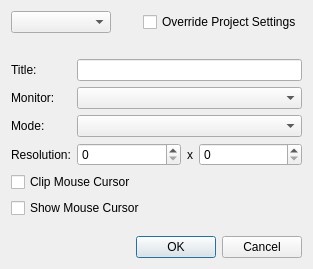
<?xml version="1.0" encoding="UTF-8"?>
<ui version="4.0">
 <class>ezQtWindowCfgDlg</class>
 <widget class="QDialog" name="ezQtWindowCfgDlg">
  <property name="geometry">
   <rect>
    <x>0</x>
    <y>0</y>
    <width>313</width>
    <height>269</height>
   </rect>
  </property>
  <property name="minimumSize">
   <size>
    <width>250</width>
    <height>200</height>
   </size>
  </property>
  <property name="maximumSize">
   <size>
    <width>350</width>
    <height>300</height>
   </size>
  </property>
  <property name="windowTitle">
   <string>Window Configuration</string>
  </property>
  <property name="windowIcon">
   <iconset resource="../QtResources/resources.qrc">
    <normaloff>:/EditorFramework/Icons/WindowConfig.svg</normaloff>:/EditorFramework/Icons/WindowConfig.svg</iconset>
  </property>
  <layout class="QVBoxLayout" name="verticalLayout">
   <item>
    <layout class="QHBoxLayout" name="horizontalLayout_2">
     <item>
      <widget class="QComboBox" name="m_ComboWnd">
       <property name="minimumSize">
        <size>
         <width>100</width>
         <height>0</height>
        </size>
       </property>
      </widget>
     </item>
     <item>
      <spacer name="horizontalSpacer">
       <property name="orientation">
        <enum>Qt::Horizontal</enum>
       </property>
       <property name="sizeHint" stdset="0">
        <size>
         <width>40</width>
         <height>20</height>
        </size>
       </property>
      </spacer>
     </item>
     <item>
      <widget class="QCheckBox" name="m_CheckOverrideDefault">
       <property name="text">
        <string>Override Project Settings</string>
       </property>
      </widget>
     </item>
    </layout>
   </item>
   <item>
    <spacer name="verticalSpacer_2">
     <property name="orientation">
      <enum>Qt::Vertical</enum>
     </property>
     <property name="sizeType">
      <enum>QSizePolicy::Fixed</enum>
     </property>
     <property name="sizeHint" stdset="0">
      <size>
       <width>20</width>
       <height>20</height>
      </size>
     </property>
    </spacer>
   </item>
   <item>
    <layout class="QGridLayout" name="gridLayout">
     <item row="2" column="0">
      <widget class="QLabel" name="label_3">
       <property name="text">
        <string>Mode:</string>
       </property>
      </widget>
     </item>
     <item row="1" column="1">
      <widget class="QComboBox" name="m_ComboMonitor"/>
     </item>
     <item row="3" column="0">
      <widget class="QLabel" name="label_4">
       <property name="text">
        <string>Resolution:</string>
       </property>
      </widget>
     </item>
     <item row="0" column="0">
      <widget class="QLabel" name="label">
       <property name="text">
        <string>Title:</string>
       </property>
      </widget>
     </item>
     <item row="0" column="1">
      <widget class="QLineEdit" name="m_LineEditTitle"/>
     </item>
     <item row="3" column="1">
      <layout class="QHBoxLayout" name="horizontalLayout">
       <item>
        <widget class="QSpinBox" name="m_SpinResX">
         <property name="sizePolicy">
          <sizepolicy hsizetype="MinimumExpanding" vsizetype="Fixed">
           <horstretch>0</horstretch>
           <verstretch>0</verstretch>
          </sizepolicy>
         </property>
         <property name="minimum">
          <number>0</number>
         </property>
         <property name="maximum">
          <number>5000</number>
         </property>
         <property name="singleStep">
          <number>10</number>
         </property>
        </widget>
       </item>
       <item>
        <widget class="QLabel" name="label_5">
         <property name="text">
          <string>x</string>
         </property>
        </widget>
       </item>
       <item>
        <widget class="QSpinBox" name="m_SpinResY">
         <property name="sizePolicy">
          <sizepolicy hsizetype="MinimumExpanding" vsizetype="Fixed">
           <horstretch>0</horstretch>
           <verstretch>0</verstretch>
          </sizepolicy>
         </property>
         <property name="minimum">
          <number>0</number>
         </property>
         <property name="maximum">
          <number>5000</number>
         </property>
         <property name="singleStep">
          <number>10</number>
         </property>
        </widget>
       </item>
      </layout>
     </item>
     <item row="1" column="0">
      <widget class="QLabel" name="label_2">
       <property name="text">
        <string>Monitor:</string>
       </property>
      </widget>
     </item>
     <item row="2" column="1">
      <widget class="QComboBox" name="m_ComboMode"/>
     </item>
     <item row="5" column="0" colspan="2">
      <widget class="QCheckBox" name="m_ShowMouseCursor">
       <property name="text">
        <string>Show Mouse Cursor</string>
       </property>
      </widget>
     </item>
     <item row="4" column="0" colspan="2">
      <widget class="QCheckBox" name="m_ClipMouseCursor">
       <property name="text">
        <string>Clip Mouse Cursor</string>
       </property>
      </widget>
     </item>
    </layout>
   </item>
   <item>
    <spacer name="verticalSpacer">
     <property name="orientation">
      <enum>Qt::Vertical</enum>
     </property>
     <property name="sizeHint" stdset="0">
      <size>
       <width>20</width>
       <height>40</height>
      </size>
     </property>
    </spacer>
   </item>
   <item>
    <widget class="QDialogButtonBox" name="m_ButtonBox">
     <property name="standardButtons">
      <set>QDialogButtonBox::Cancel|QDialogButtonBox::Ok</set>
     </property>
    </widget>
   </item>
  </layout>
 </widget>
 <resources>
  <include location="../../../Tools/Libs/GuiFoundation/QtResources/resources.qrc"/>
  <include location="../QtResources/resources.qrc"/>
 </resources>
 <connections/>
</ui>
